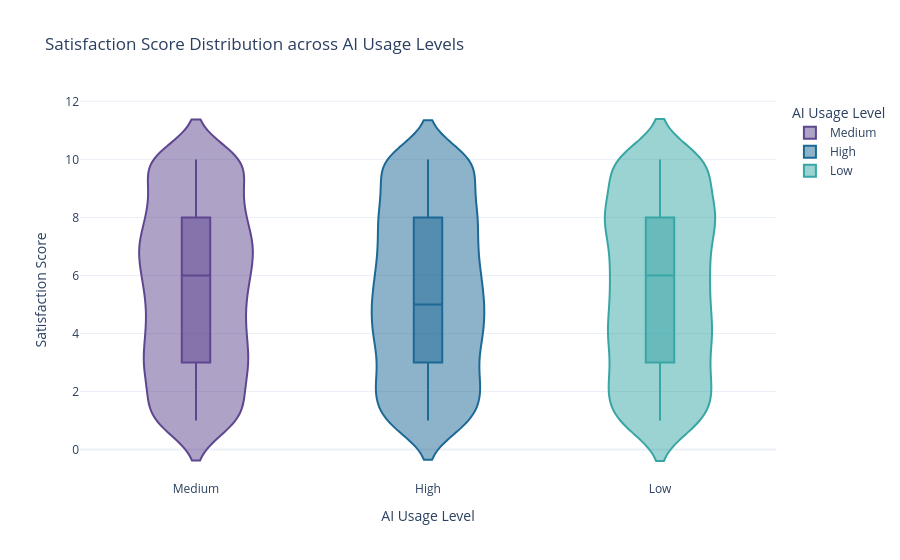

This figure's notebook cell:
### Code cell
fig = px.violin(
    df, 
    x='AI_Usage_Level', 
    y='Satisfaction_Score', 
    color='AI_Usage_Level', 
    box=True, 
    points='outliers',
    color_discrete_sequence=px.colors.qualitative.Prism,
    title='Satisfaction Score Distribution across AI Usage Levels',
    labels={'Satisfaction_Score': 'Satisfaction Score', 'AI_Usage_Level': 'AI Usage Level'},
    template='plotly_white'
)
fig.show()

### Figure 1 — Plotly figure (JSON) as saved in the notebook; plotly's stock layout.template omitted (floating-point values rounded to 4 significant figures; data arrays with more than 128 entries replaced by an {"elided": "..."} marker saying what was removed)
{"data": [{"alignmentgroup": "True", "box": {"visible": true}, "hovertemplate": "AI Usage Level=%{x}<br>Satisfaction Score=%{y}<extra></extra>", "legendgroup": "Medium", "marker": {"color": "rgb(95, 70, 144)"}, "name": "Medium", "offsetgroup": "Medium", "orientation": "v", "points": "outliers", "scalegroup": "True", "showlegend": true, "type": "violin", "x": {"elided": "1655 str values"}, "x0": " ", "xaxis": "x", "y": {"elided": "1655 int values"}, "y0": " ", "yaxis": "y"}, {"alignmentgroup": "True", "box": {"visible": true}, "hovertemplate": "AI Usage Level=%{x}<br>Satisfaction Score=%{y}<extra></extra>", "legendgroup": "High", "marker": {"color": "rgb(29, 105, 150)"}, "name": "High", "offsetgroup": "High", "orientation": "v", "points": "outliers", "scalegroup": "True", "showlegend": true, "type": "violin", "x": {"elided": "1751 str values"}, "x0": " ", "xaxis": "x", "y": {"elided": "1751 int values"}, "y0": " ", "yaxis": "y"}, {"alignmentgroup": "True", "box": {"visible": true}, "hovertemplate": "AI Usage Level=%{x}<br>Satisfaction Score=%{y}<extra></extra>", "legendgroup": "Low", "marker": {"color": "rgb(56, 166, 165)"}, "name": "Low", "offsetgroup": "Low", "orientation": "v", "points": "outliers", "scalegroup": "True", "showlegend": true, "type": "violin", "x": {"elided": "1594 str values"}, "x0": " ", "xaxis": "x", "y": {"elided": "1594 int values"}, "y0": " ", "yaxis": "y"}], "layout": {"legend": {"title": {"text": "AI Usage Level"}, "tracegroupgap": 0}, "title": {"text": "Satisfaction Score Distribution across AI Usage Levels"}, "violinmode": "overlay", "xaxis": {"anchor": "y", "categoryarray": ["Medium", "High", "Low"], "categoryorder": "array", "domain": [0, 1], "title": {"text": "AI Usage Level"}}, "yaxis": {"anchor": "x", "domain": [0, 1], "title": {"text": "Satisfaction Score"}}}}
